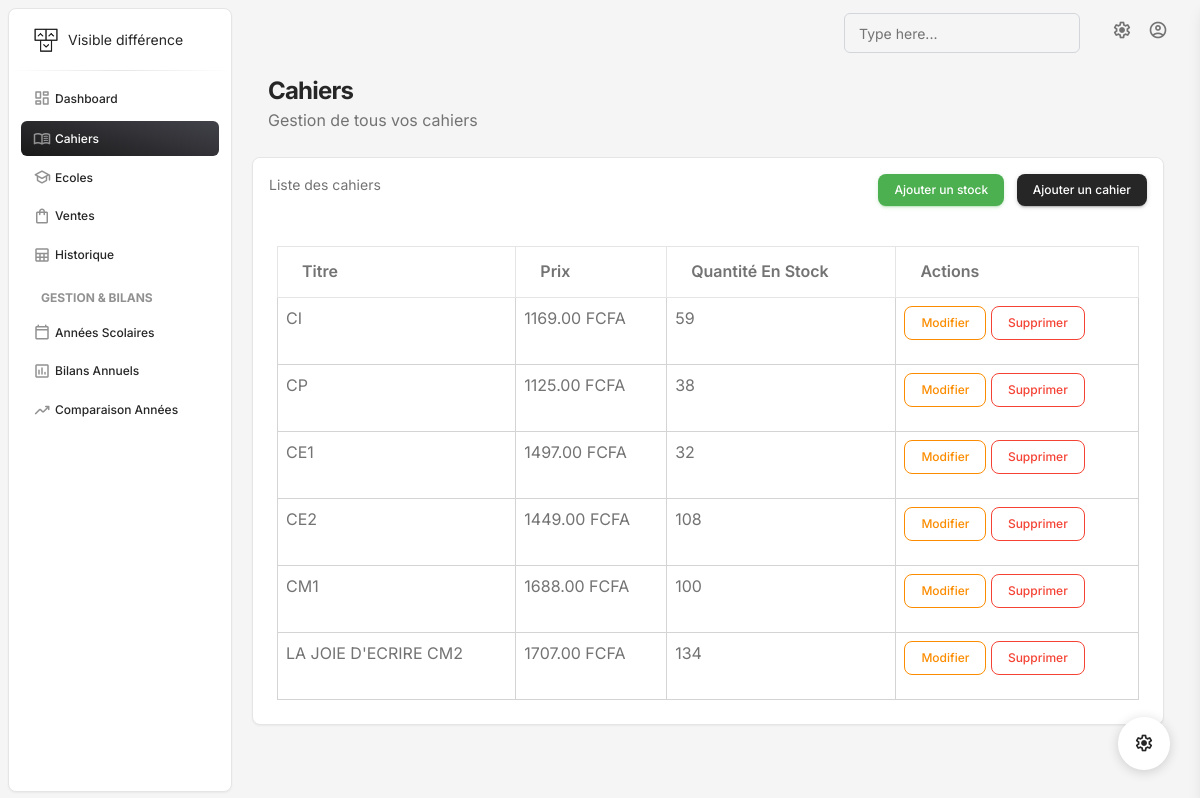
The page /cahiers on the database as committed earlier.
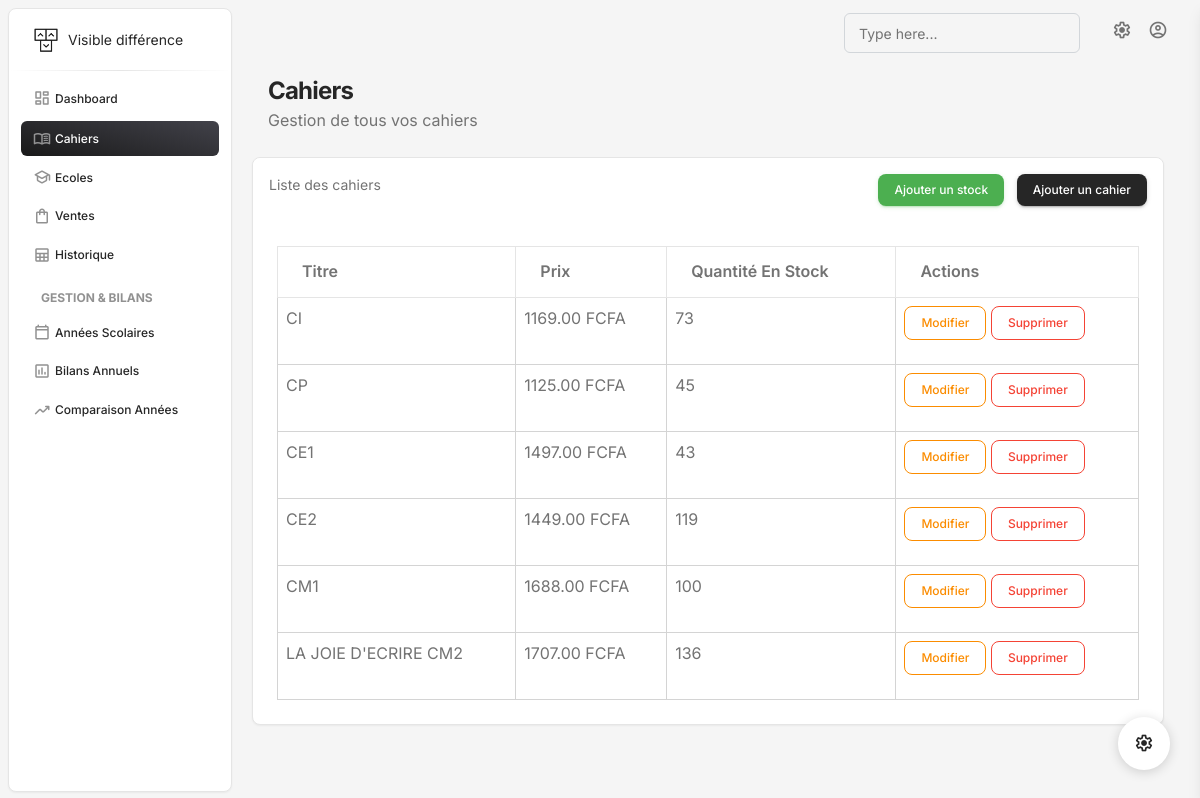
The same page on the database as committed later.
### gestion/models.py (models this page shows, shortened)
class Cahiers(models.Model):
    id = models.UUIDField(primary_key=True, default=uuid.uuid4, editable=False)
    titre = models.TextField()
    prix = models.DecimalField(max_digits=10, decimal_places=2)
    quantite_stock = models.IntegerField()
    created_at = models.DateTimeField(auto_now_add=True)
    updated_at = models.DateTimeField(auto_now=True)

### gestion/Views/book.py (the view)
# urls.py: path('cahiers', allcahiers, name='cahiers'),
def allcahiers(request):
    cahiers = Cahiers.objects.all()
    return render(request, 'cahiers.html', {'cahiers': cahiers})

### gestion/templates/cahiers.html (shortened to what this page needs)
{% extends "base.html" %}
{% block content %}
{% load static %}
<div class="container-fluid py-2">
  <div class="row">
    <div class="ms-3">
      <h3 class="mb-0 h4 font-weight-bolder">Cahiers</h3>
      <p class="mb-4">Gestion de tous vos cahiers</p>
    </div>
    <div class="row mb-4">
      <div class="col-lg-12 col-md-6 mb-md-0 mb-4">
        <div class="card">
          <div class="card-header pb-0">
            <div class="row">
              <div class="col-lg-6 col-7">
                <p class="text-sm mb-0"><span>Liste des cahiers</span></p>
              </div>
              <div class="col-lg-6 col-5 text-end">
                <button
                  class="btn btn-sm btn-success me-2"
                  data-bs-toggle="modal"
                  data-bs-target="#ajouterStockModal"
                >
                  Ajouter un stock
                </button>
                <button
                  class="btn btn-sm btn-dark"
                  data-bs-toggle="modal"
                  data-bs-target="#addCahierModal"
                >
                  Ajouter un cahier
                </button>
              </div>
            </div>
          </div>
          <div class="card-body p-4 pb-2">
            <div class="table-responsive">
              <table class="table table-bordered">
                <thead>
                  <tr>
                    <th scope="col">Titre</th>
                    <th scope="col">Prix</th>
                    <th scope="col">Quantité en stock</th>
                    <th scope="col">Actions</th>
                  </tr>
                </thead>
                <tbody>
                  {% for cahier in cahiers %}
                  <tr>
                    <td class="border">{{ cahier.titre }}</td>
                    <td class="border">{{ cahier.prix }} FCFA</td>
                    <td class="border">{{ cahier.quantite_stock }}</td>
                    <td class="border">
                      <a
                        href="#"
                        class="btn btn-sm btn-outline-warning"
                        data-bs-toggle="modal"
                        data-bs-target="#addCahierModal"
                        data-id="{{ cahier.id }}"
                        data-titre="{{ cahier.titre }}"
                        data-prix="{{ cahier.prix }}"
                        data-quantite="{{ cahier.quantite_stock }}"
                        title="Modifier"
                      >Modifier
                      </a>
                      <a
                        href="{% url 'supprimer_cahier' cahier.id %}"
                        class="btn btn-sm btn-outline-danger"
                        title="Supprimer"
                        onclick="return confirm('Êtes-vous sûr de vouloir supprimer ce cahier ?')"
                      >Supprimer
                      </a>
                    </td>
                  </tr>
                  {% empty %}
                  <tr>
                    <td colspan="4" class="text-center">
                      Aucun cahier disponible.
                    </td>
                  </tr>
                  {% endfor %}
                </tbody>
              </table>
            </div>
          </div>
        </div>
      </div>
    </div>
  </div>
</div>
{% endblock %}

Rows that differ between the two databases and show on the page:
changed Cahiers "CI": quantite_stock "59" → "73"
changed Cahiers "CP": quantite_stock "38" → "45"
changed Cahiers "CE1": quantite_stock "32" → "43"
changed Cahiers "CE2": quantite_stock "108" → "119"
changed Cahiers "LA JOIE D'ECRIRE CM2": quantite_stock "134" → "136"
